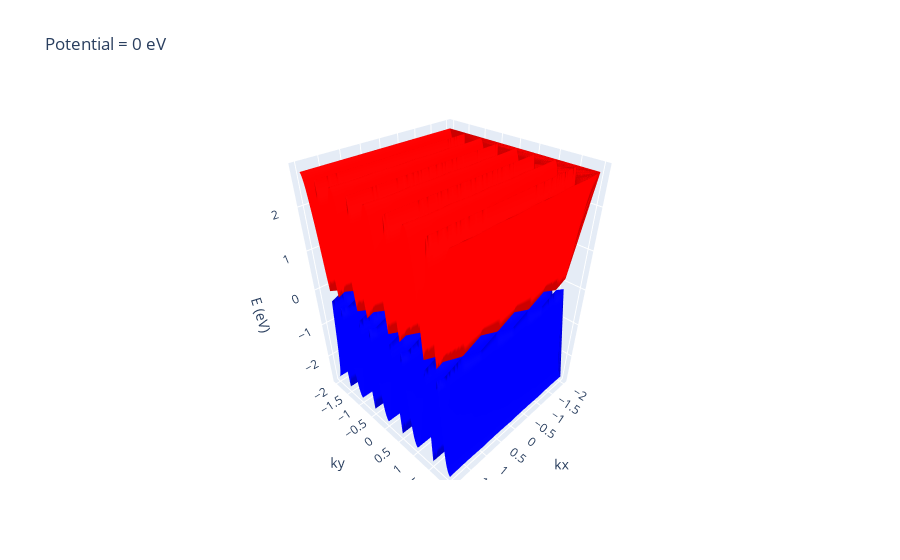

The notebook cell this image was saved under:
### Code cell
potentials = ["0",]
for potential in potentials:
    filename = f"potential_{potential}/bulkek.dat"
    bands = split_data_by_bands(filename)
    vb = bands[40]
    cb1 = bands[41]

    fig = go.Figure()

    fig.add_trace(go.Mesh3d(x=vb[:,0], y=vb[:,1], z=vb[:,4], color='blue'))
    fig.add_trace(go.Mesh3d(x=cb1[:,0], y=cb1[:,1], z=cb1[:,4], color='red'))

    fig.update_layout(scene=dict(
                    xaxis=dict(title='kx', showgrid=True,),
                    yaxis=dict(title='ky',  showgrid=True,),
                    zaxis=dict(title='E (eV)', ),),
                    title=f'Potential = {potential} eV')

    fig.show()

### Figure 1 — Plotly figure (JSON) as saved in the notebook; plotly's stock layout.template omitted (floating-point values rounded to 4 significant figures; data arrays with more than 128 entries replaced by an {"elided": "..."} marker saying what was removed)
{"data": [{"color": "blue", "type": "mesh3d", "x": {"elided": "12221 float values"}, "y": {"elided": "12221 float values"}, "z": {"elided": "12221 float values"}}, {"color": "red", "type": "mesh3d", "x": {"elided": "12221 float values"}, "y": {"elided": "12221 float values"}, "z": {"elided": "12221 float values"}}], "layout": {"scene": {"xaxis": {"showgrid": true, "title": {"text": "kx"}}, "yaxis": {"showgrid": true, "title": {"text": "ky"}}, "zaxis": {"title": {"text": "E (eV)"}}}, "title": {"text": "Potential = 0 eV"}}}
